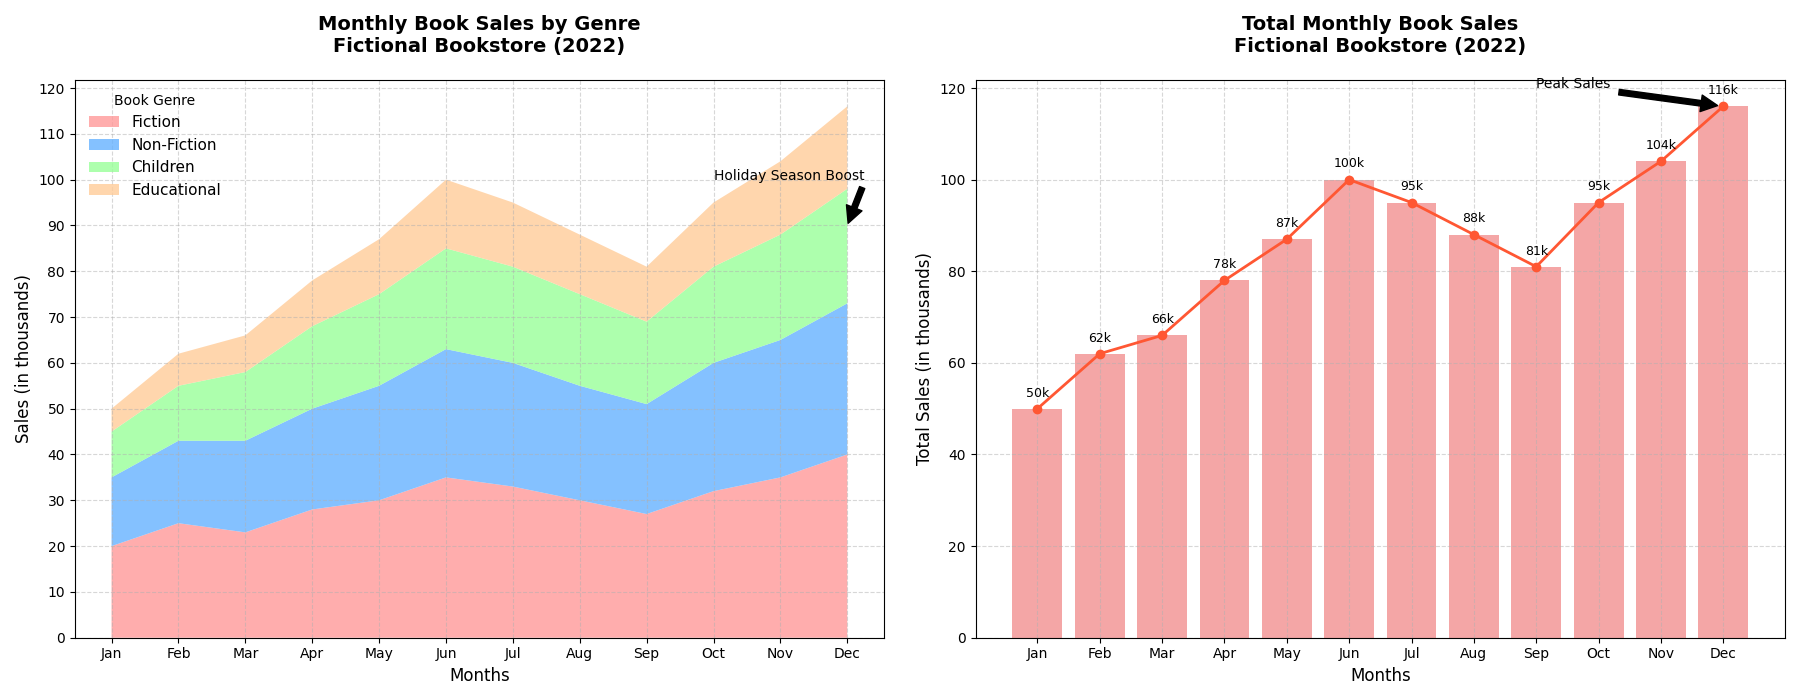

Reproduce this figure in Python.
import matplotlib.pyplot as plt
import numpy as np

# Define data: Monthly sales data for a fictional bookstore (in thousands)
month_names = ["Jan", "Feb", "Mar", "Apr", "May", "Jun", "Jul", "Aug", "Sep", "Oct", "Nov", "Dec"]
fiction_sales = np.array([20, 25, 23, 28, 30, 35, 33, 30, 27, 32, 35, 40])
non_fiction_sales = np.array([15, 18, 20, 22, 25, 28, 27, 25, 24, 28, 30, 33])
children_sales = np.array([10, 12, 15, 18, 20, 22, 21, 20, 18, 21, 23, 25])
educational_sales = np.array([5, 7, 8, 10, 12, 15, 14, 13, 12, 14, 16, 18])

# Total monthly sales data
total_sales = fiction_sales + non_fiction_sales + children_sales + educational_sales

fig, axs = plt.subplots(1, 2, figsize=(18, 7))

# First subplot: Stacked Area Chart
axs[0].stackplot(month_names, fiction_sales, non_fiction_sales, children_sales, educational_sales,
                 labels=['Fiction', 'Non-Fiction', 'Children', 'Educational'],
                 colors=['#FF9999', '#66B2FF', '#99FF99', '#FFCC99'], alpha=0.8)
axs[0].set_title("Monthly Book Sales by Genre\nFictional Bookstore (2022)", fontsize=14, fontweight='bold', pad=20)
axs[0].set_xlabel("Months", fontsize=12)
axs[0].set_ylabel("Sales (in thousands)", fontsize=12)
axs[0].legend(title="Book Genre", loc="upper left", fontsize=11, frameon=False)
axs[0].grid(True, linestyle='--', alpha=0.5)
axs[0].yaxis.set_ticks(np.arange(0, 130, 10))

# Second subplot: Total Monthly Sales Line Chart with Bar
axs[1].bar(month_names, total_sales, color='lightcoral', alpha=0.7)
axs[1].plot(month_names, total_sales, label='Total Sales', color='#FF5733', linewidth=2, marker='o')
axs[1].set_title("Total Monthly Book Sales\nFictional Bookstore (2022)", fontsize=14, fontweight='bold', pad=20)
axs[1].set_xlabel("Months", fontsize=12)
axs[1].set_ylabel("Total Sales (in thousands)", fontsize=12)
axs[1].grid(True, linestyle='--', alpha=0.5)
for index, value in enumerate(total_sales):
    axs[1].text(index, value + 2, f'{value}k', ha='center', va='bottom', fontsize=9)

# Annotations
axs[0].annotate('Holiday Season Boost', xy=('Dec', 90), xytext=('Oct', 100),
                arrowprops=dict(facecolor='black', shrink=0.05), fontsize=10)
axs[1].annotate('Peak Sales', xy=('Dec', 116), xytext=('Sep', 120),
                arrowprops=dict(facecolor='black', shrink=0.05), fontsize=10)

# Adjust layout to fit everything neatly
plt.tight_layout()

# Show plot
plt.show()
